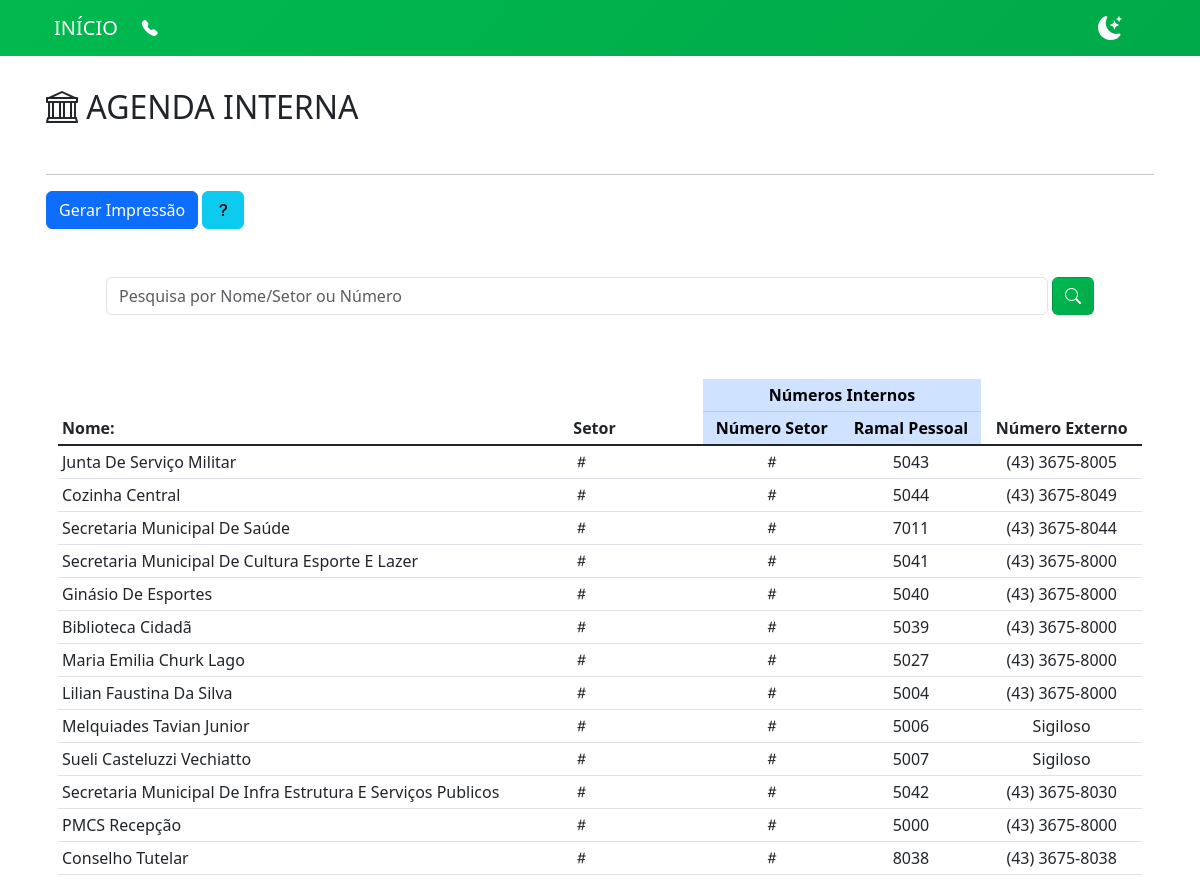
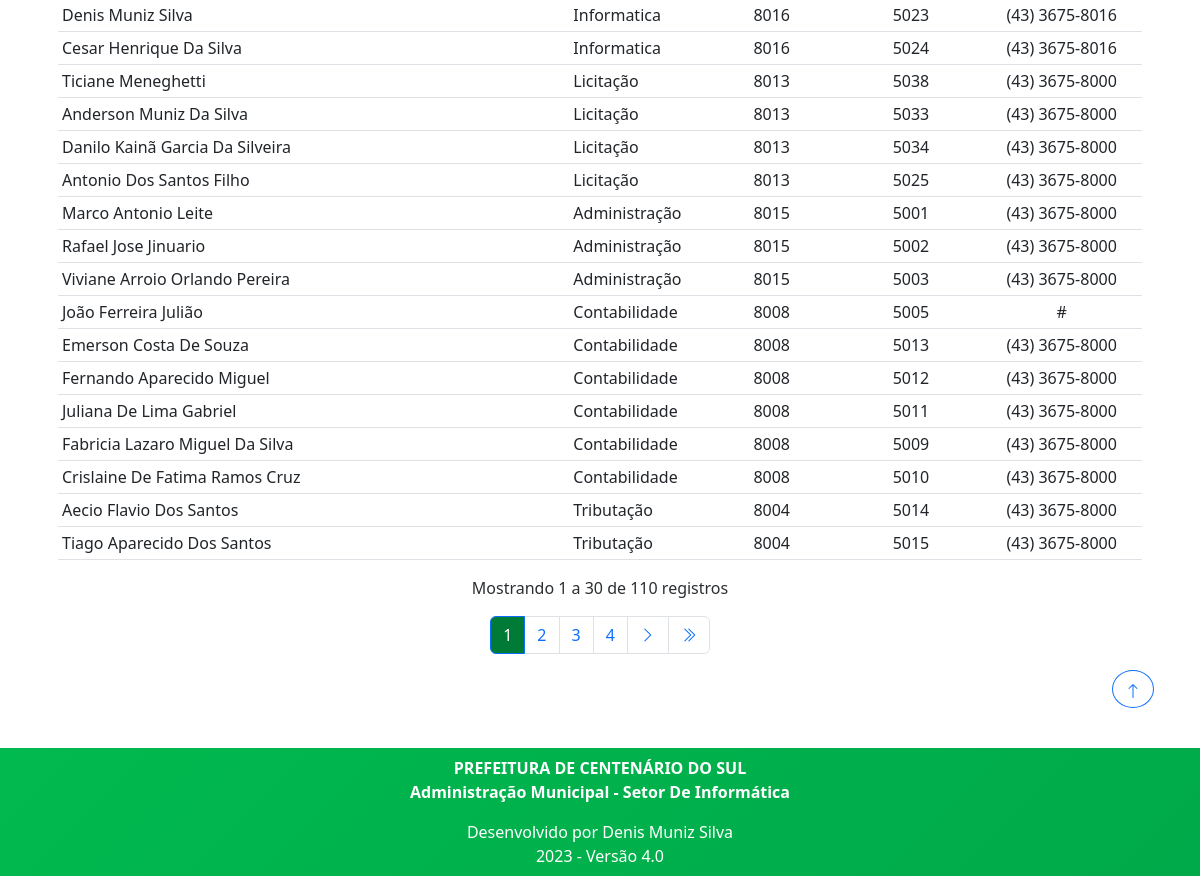
/agenda/, run on the app's committed database (2 pictures, top to bottom).
### agenda/models.py (models this page shows, shortened)
class Agenda(models.Model):
    data = models.DateTimeField(auto_now_add=True, verbose_name=_('Data'))
    grupo = models.ForeignKey(Grupo, on_delete=models.PROTECT, verbose_name=_('Agenda'), null=True, blank=True)
    pessoa = models.CharField(max_length=200, verbose_name=_('Pessoa'))
    numero_interno = models.CharField(max_length=20, verbose_name=_('Numero Interno'))
    numero_externo = models.CharField(max_length=20, verbose_name=_('Numero Externo'), null=True, blank=True)

class Grupo(models.Model):
    data = models.DateTimeField(auto_now_add=True, verbose_name=_('Data'))
    grupo = models.CharField(max_length=200, verbose_name=_('Grupo'))
    numero = models.CharField(max_length=5, verbose_name=_('Numero'))

### agenda/views.py (the view, shortened to what this page needs)
# urls.py: path('agenda/', v_Agenda.as_view(), name='Agenda'),
class v_Agenda(ListView):
    paginate_by = 30
    model = Agenda
    template_name = 'agenda/index.html'
    def get_queryset(self):
        queryset = super().get_queryset()
        query = self.request.GET.get('q')
        if query is not None:
            queryS = unidecode(query)
        else:
            queryS = query
        queryset = queryset.order_by('grupo')
        return queryset

### agenda/templates/agenda/index.html (shortened to what this page needs)
{% extends 'base.html' %}
{% load static %}
{% block pagina %}
<h2 class="mt-3 mb-5">
    <i class="bi bi-bank"></i>
    AGENDA INTERNA
</h2>
<hr class="pesquisa mt-5">
<div>
    <a class="btn btn-primary" href="{% url 'AgendaExporta' %}" target="_blank">Gerar Impressão</a>
    <button  class="btn btn-info" data-bs-toggle="modal" data-bs-target="#ModalAjuda">
        <i class="bi bi-question-lg"></i>
    </button >
</div>
<div class="container">
    <div class="container">
    <form method="get">
        <div class="row">
            <div class="container my-5 px-5">
                <div class="d-flex align-items-end" id="busca">
                    <input type="text" name="q" value="{{ request.GET.q }}" placeholder="Pesquisa por Nome/Setor ou Número"
                        class="form-control">
                    <button type="submit" title="Pesquisar Registros" class="btn corPrimaria ms-1">
                        <i class="bi bi-search" id="lupacep"></i>
                    </button>
                </div>
            </div>
        </div>
    </form>
</div>
    <div class="table-responsive">
        <table class="table table-sm table-hover mt-3">
            <thead>
                <tr>
                    <th scope="col" rowspan="2">Nome:</th>
                    <th scope="col" rowspan="2">Setor</th>
                    <th scope="col" colspan="2" class="text-center table-primary">Números Internos</th>
                    <th scope="col" rowspan="2" class="text-center">Número Externo</th>
                </tr>
                <tr>
                    <th scope="col" class="text-center table-primary">Número Setor</th>
                    <th scope="col" class="text-center table-primary">Ramal Pessoal</th>
                </tr>
            </thead>
            <tbody class="table-group-divider">
                {% for item in object_list %}
                <tr>
                    <td class="text-capitalize">
                        {{ item.pessoa }}
                    </td>
                    <td>
                        {% if item.grupo.grupo %}
                            {{ item.grupo.grupo }}
                        {% else %}
                            <i class="bi bi-hash"></i>
                        {% endif %}
                    </td>
                    <td class="text-center">
                        {% if item.grupo.numero %}
                            {{ item.grupo.numero }}
                        {% else %}
                            <i class="bi bi-hash"></i>
                        {% endif %}
                    </td>
                    <td class="text-center">
                        {% if item.numero_interno %}
                            {{ item.numero_interno }}
                        {% else %}
                            <i class="bi bi-hash"></i>
                        {% endif %}
                    </td>
                    <td class="text-center">
                        {% if item.numero_externo %}
                            {{ item.numero_externo }}
                        {% else %}
                            <i class="bi bi-hash"></i>
                        {% endif %}
                    </td>
                </tr>
                {% endfor %}
            </tbody>
        </table>
    </div>
</div>
{% include "paginacao.html" %}
{% endblock pagina %}

### static/css/main.css (style rules this page uses)
.corPrimaria { background: rgb(0,122,55); background: linear-gradient(-45deg, #007A37, #00B94F); background-size: 400% 400%; animation: Gradient 10s ease infinite; color: #fff; }

### data on the page
Agenda: pessoa "Junta De Serviço Militar", numero_interno "5043", numero_externo "(43) 3675-8005"
Agenda: pessoa "Cozinha Central", numero_interno "5044", numero_externo "(43) 3675-8049"
Agenda: pessoa "Secretaria Municipal De Saúde", numero_interno "7011", numero_externo "(43) 3675-8044"
Agenda: pessoa "Secretaria Municipal De Cultura Esporte E Lazer", numero_interno "5041", numero_externo "(43) 3675-8000"
Agenda: pessoa "Ginásio De Esportes", numero_interno "5040", numero_externo "(43) 3675-8000"
Agenda: pessoa "Biblioteca Cidadã", numero_interno "5039", numero_externo "(43) 3675-8000"
Agenda: pessoa "Maria Emilia Churk Lago", numero_interno "5027", numero_externo "(43) 3675-8000"
Agenda: pessoa "Lilian Faustina Da Silva", numero_interno "5004", numero_externo "(43) 3675-8000"
Agenda: pessoa "Melquiades Tavian Junior", numero_interno "5006", numero_externo "Sigiloso"
Agenda: pessoa "Sueli Casteluzzi Vechiatto", numero_interno "5007", numero_externo "Sigiloso"
Agenda: pessoa "Secretaria Municipal De Infra Estrutura E Serviços Publicos", numero_interno "5042", numero_externo "(43) 3675-8030"
Agenda: pessoa "PMCS Recepção", numero_interno "5000", numero_externo "(43) 3675-8000"
Agenda: pessoa "Conselho Tutelar", numero_interno "8038", numero_externo "(43) 3675-8038"
Agenda: pessoa "Denis Muniz Silva", grupo.grupo "Informatica", grupo.numero "8016", numero_interno "5023", numero_externo "(43) 3675-8016"
Agenda: pessoa "Cesar Henrique Da Silva", grupo.grupo "Informatica", grupo.numero "8016", numero_interno "5024", numero_externo "(43) 3675-8016"
Agenda: pessoa "Ticiane Meneghetti", grupo.grupo "Licitação", grupo.numero "8013", numero_interno "5038", numero_externo "(43) 3675-8000"
Agenda: pessoa "Anderson Muniz Da Silva", grupo.grupo "Licitação", grupo.numero "8013", numero_interno "5033", numero_externo "(43) 3675-8000"
Agenda: pessoa "Danilo Kainã Garcia Da Silveira", grupo.grupo "Licitação", grupo.numero "8013", numero_interno "5034", numero_externo "(43) 3675-8000"
Agenda: pessoa "Antonio Dos Santos Filho", grupo.grupo "Licitação", grupo.numero "8013", numero_interno "5025", numero_externo "(43) 3675-8000"
Agenda: pessoa "Marco Antonio Leite", grupo.grupo "Administração", grupo.numero "8015", numero_interno "5001", numero_externo "(43) 3675-8000"
Agenda: pessoa "Rafael Jose Jinuario", grupo.grupo "Administração", grupo.numero "8015", numero_interno "5002", numero_externo "(43) 3675-8000"
Agenda: pessoa "Viviane Arroio Orlando Pereira", grupo.grupo "Administração", grupo.numero "8015", numero_interno "5003", numero_externo "(43) 3675-8000"
Agenda: pessoa "João Ferreira Julião", grupo.grupo "Contabilidade", grupo.numero "8008", numero_interno "5005", numero_externo "#"
Agenda: pessoa "Emerson Costa De Souza", grupo.grupo "Contabilidade", grupo.numero "8008", numero_interno "5013", numero_externo "(43) 3675-8000"
Agenda: pessoa "Fernando Aparecido Miguel", grupo.grupo "Contabilidade", grupo.numero "8008", numero_interno "5012", numero_externo "(43) 3675-8000"
Agenda: pessoa "Juliana De Lima Gabriel", grupo.grupo "Contabilidade", grupo.numero "8008", numero_interno "5011", numero_externo "(43) 3675-8000"
Agenda: pessoa "Fabricia Lazaro Miguel Da Silva", grupo.grupo "Contabilidade", grupo.numero "8008", numero_interno "5009", numero_externo "(43) 3675-8000"
Agenda: pessoa "Crislaine De Fatima Ramos Cruz", grupo.grupo "Contabilidade", grupo.numero "8008", numero_interno "5010", numero_externo "(43) 3675-8000"
Agenda: pessoa "Aecio Flavio Dos Santos", grupo.grupo "Tributação", grupo.numero "8004", numero_interno "5014", numero_externo "(43) 3675-8000"
Agenda: pessoa "Tiago Aparecido Dos Santos", grupo.grupo "Tributação", grupo.numero "8004", numero_interno "5015", numero_externo "(43) 3675-8000"

### other printed values
{{ page_obj.start_index }} "1"
{{ page_obj.end_index }} "30"
{{ page_obj.paginator.count }} "110"
{{ i }} "1"
{{ i }} "2" "3" "4"
